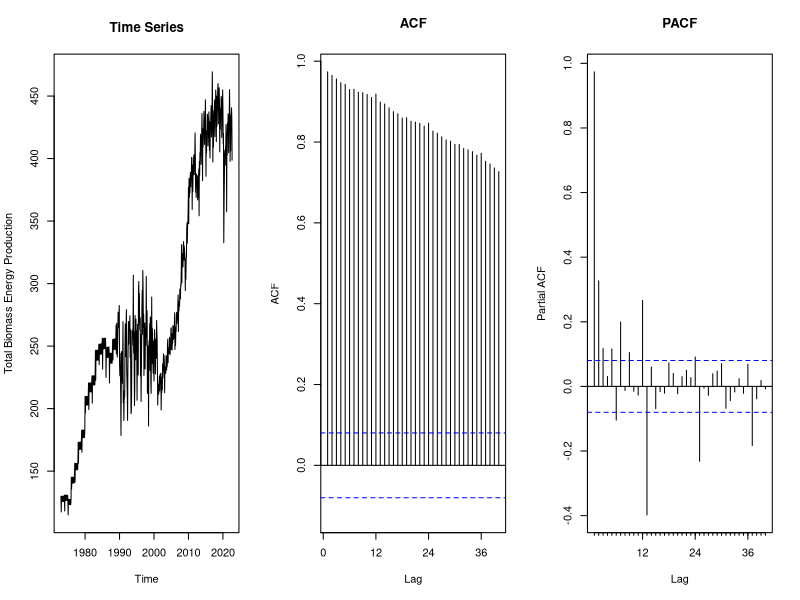
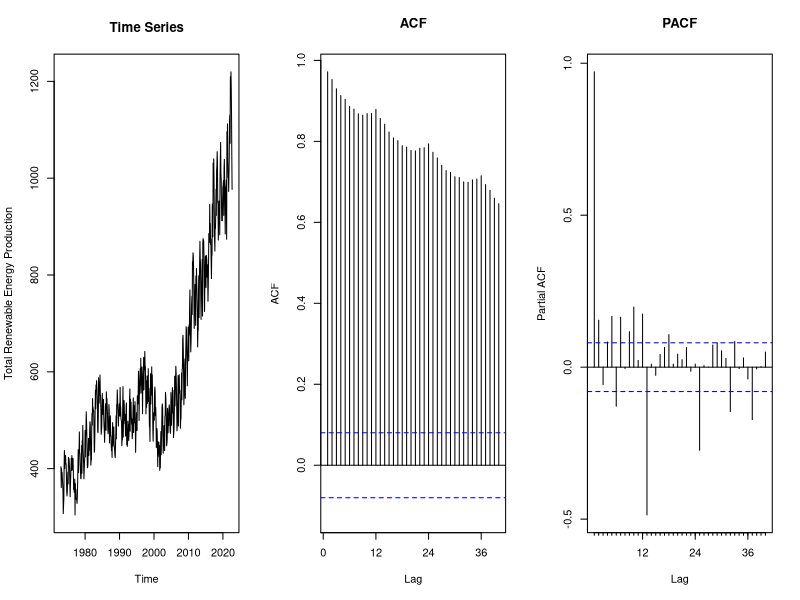
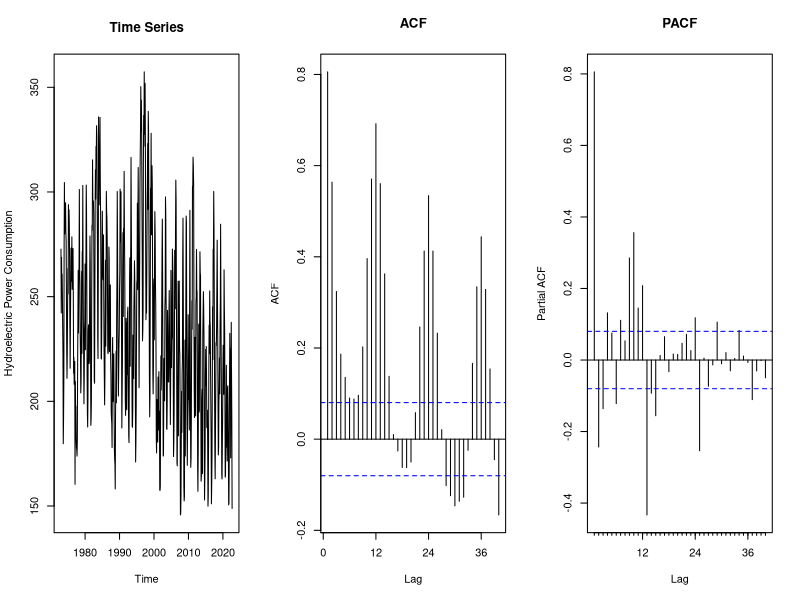
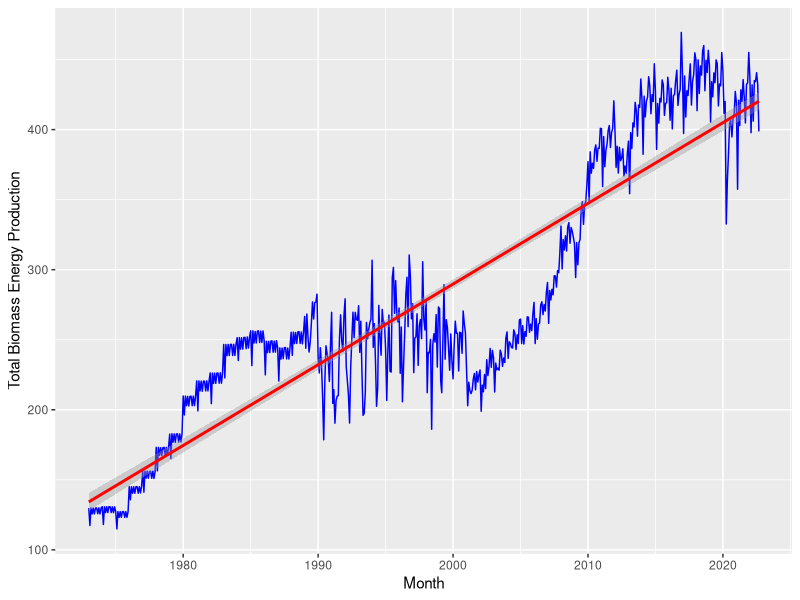
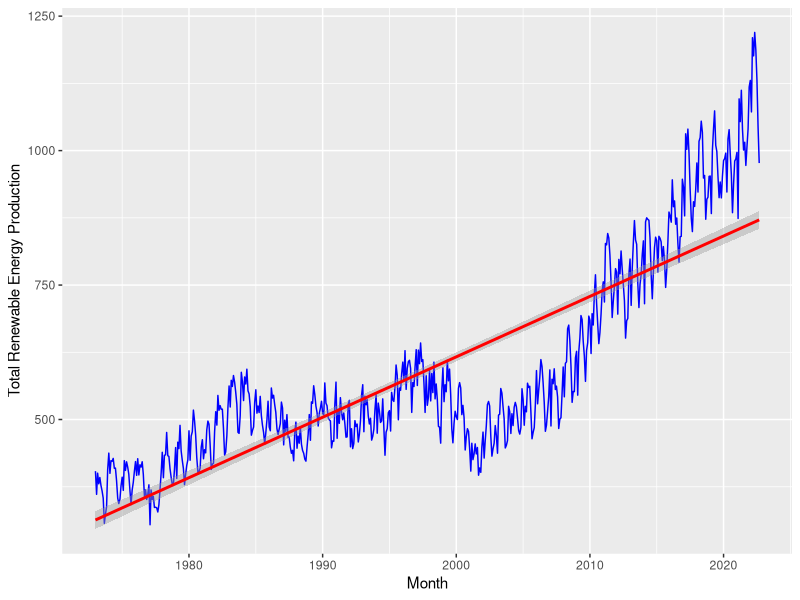
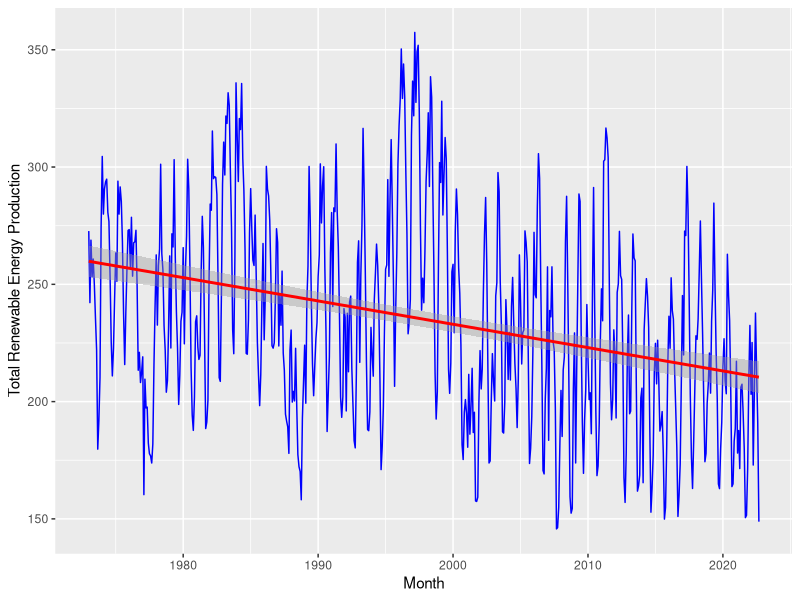
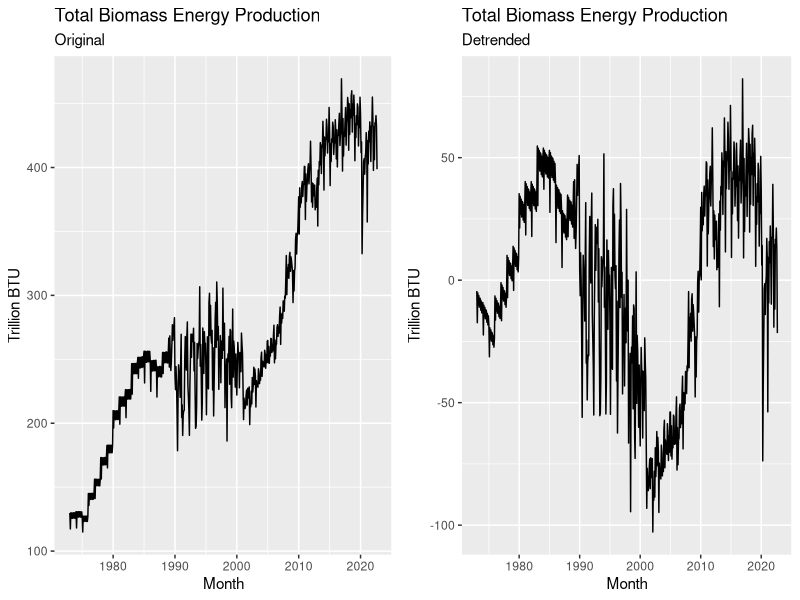
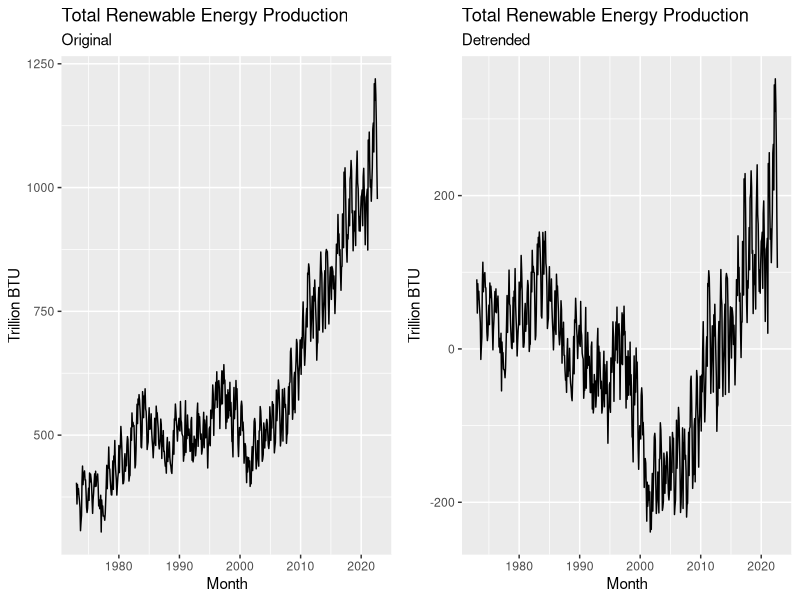

Here is the R script that generated these plots, in order:
## ---- chunk 1
knitr::opts_chunk$set(echo = TRUE,tidy.opts=list(width.cutoff=80), tidy=FALSE) 
## ---- chunk 2
#Load/install required package here
library(dplyr)
library(forecast)
library(tseries)
library(readxl)
library(ggplot2)
library(cowplot)
## ---- chunk 3
#Importing data set
energy_data <- as.data.frame(read_excel(path="../Data/Table_10.1_Renewable_Energy_Production_and_Consumption_by_Source.xlsx",
                                        skip = 12, sheet="Monthly Data",col_names=FALSE))
  # Use as.data.frame because lm is not recognizing the df columns as a vector

#Extract the column names from row 11
read_col_names <- read_excel(path="../Data/Table_10.1_Renewable_Energy_Production_and_Consumption_by_Source.xlsx",
                             skip = 10,n_max = 1, sheet="Monthly Data",col_names=FALSE) 
colnames(energy_data) <- read_col_names

# Subset to Columns We Need
energy_data <- energy_data %>%
  select(c("Month", "Total Biomass Energy Production", "Total Renewable Energy Production", "Hydroelectric Power Consumption")) 
head(energy_data)

# Create time series object
ts_energy <- ts(energy_data, start=1973, frequency=12) # Monthly data, freq=12
## ---- chunk 4
cols <- 4
nobs <- nrow(energy_data) 
titles <- colnames(ts_energy)

# Times Series, ACF, PACF Plots
for(i in 2:cols){
  par(mfrow=c(1,3))  #place plot side by side
  plot(ts_energy[,i], main="Time Series", ylab = titles[i])
  Acf(ts_energy[,i],lag.max=40, main="ACF") 
  Pacf(ts_energy[,i],lag.max=40, main="PACF")
}

## ---- chunk 5
t <- c(1:nobs)

# Total Biomass Energy Production
biomass_trend = lm(energy_data[,2] ~ t) 
summary(biomass_trend)


# Plot series with its trend line
ggplot(energy_data, aes(x=Month, y=energy_data[,2])) +
            geom_line(color="blue") +
            ylab("Total Biomass Energy Production") +
            #geom_abline(intercept = beta0, slope = beta1, color="red")
            geom_smooth(color="red",method="lm") 
## ---- chunk 6
# Total Renewable Energy Production
re_trend <- lm(energy_data[,3] ~ t) 
summary(re_trend)

# Plot series with its trend line
ggplot(energy_data, aes(x=Month, y=energy_data[,3])) +
            geom_line(color="blue") +
            ylab("Total Renewable Energy Production") +
            #geom_abline(intercept = beta0, slope = beta1, color="red")
            geom_smooth(color="red",method="lm") 
## ---- chunk 7
# Hydroelectric Power Consumption
hydro_trend <- lm(energy_data[,4] ~ t)
summary(hydro_trend)

# Plot series with its trend line
ggplot(energy_data, aes(x=Month, y=energy_data[,4])) +
            geom_line(color="blue") +
            ylab("Total Renewable Energy Production") +
            #geom_abline(intercept = beta0, slope = beta1, color="red")
            geom_smooth(color="red",method="lm") 

## ---- chunk 8
# Detrend Each Series
detrend_biomass <- energy_data[,2]-(as.numeric(biomass_trend$coefficients[1])+as.numeric(biomass_trend$coefficients[2])*t)
detrend_re <- energy_data[,3]-(as.numeric(re_trend$coefficients[1])+as.numeric(re_trend$coefficients[2])*t)
detrend_hydro <- energy_data[,4]-(as.numeric(hydro_trend$coefficients[1])+as.numeric(hydro_trend$coefficients[2])*t)

# Biomass Detrended Plot
biomass_orig <- ggplot(data=energy_data, aes(x=Month, y=energy_data[,2])) +
  geom_line() +
  ylab("Trillion BTU") +
  xlab("Month") +
  labs(title="Total Biomass Energy Production", subtitle="Original")  

biomass_detrend <- ggplot(data=energy_data, aes(x=Month, y=detrend_biomass)) +
  geom_line() +
  ylab("Trillion BTU") +
  xlab("Month") +
  labs(title="Total Biomass Energy Production", subtitle="Detrended")  

plot_grid(biomass_orig, biomass_detrend)

# RE Detrended Plot
re_orig <- ggplot(data=energy_data, aes(x=Month, y=energy_data[,3])) +
  geom_line() +
  ylab("Trillion BTU") +
  xlab("Month") +
  labs(title="Total Renewable Energy Production", subtitle="Original")  

re_detrend <- ggplot(data=energy_data, aes(x=Month, y=detrend_re)) +
  geom_line() +
  ylab("Trillion BTU") +
  xlab("Month") +
  labs(title="Total Renewable Energy Production", subtitle="Detrended")  

plot_grid(re_orig, re_detrend)

# Hydro Detrended Plot
hydro_orig <- ggplot(data=energy_data, aes(x=Month, y=energy_data[,4])) +
  geom_line() +
  ylab("Trillion BTU") +
  xlab("Month") +
  labs(title="Hydroelectric Power Consumption", subtitle="Original")  

hydro_detrend <- ggplot(data=energy_data, aes(x=Month, y=detrend_hydro)) +
  geom_line() +
  ylab("Trillion BTU") +
  xlab("Month") +
  labs(title="Hydroelectric Power Consumption", subtitle="Detrended")  

plot_grid(hydro_orig, hydro_detrend)

## ---- chunk 9

# Biomass Detrended ACF, PACF
  par(mfrow=c(1,2))  #place plot side by side
  Acf(detrend_biomass,lag.max=40, main="ACF")
  Pacf(detrend_biomass,lag.max=40, main="PACF")

# RE Detrended ACF, PACF
  par(mfrow=c(1,2))  #place plot side by side
  Acf(detrend_re,lag.max=40, main="ACF")
  Pacf(detrend_re,lag.max=40, main="PACF")

# RE Detrended ACF, PACF
  par(mfrow=c(1,2))  #place plot side by side
  Acf(detrend_hydro,lag.max=40, main="ACF")
  Pacf(detrend_hydro,lag.max=40, main="PACF")

## ---- chunk 10
# Visually, it appears that all three series might have a seasonal component.

# Create Dummies
dummies <- seasonaldummy(ts_energy[,2])
## ---- chunk 11
# Estimate Seasonal Means Model and Save Coefficients

# Biomass
biomass_seas <- lm(energy_data[,2]~dummies)
beta_int_biomass = biomass_seas$coefficients[1]
beta_coeff_biomass = biomass_seas$coefficients[2:12]
summary(biomass_seas)
## ---- chunk 12
# RE
re_seas <- lm(energy_data[,3]~dummies)
beta_int_re = re_seas$coefficients[1]
beta_coeff_re = re_seas$coefficients[2:12]
summary(re_seas)
## ---- chunk 13
# Hydro
hydro_seas <- lm(energy_data[,4]~dummies)
beta_int_hydro = hydro_seas$coefficients[1]
beta_coeff_hydro = hydro_seas$coefficients[2:12]
summary(hydro_seas)
## ---- chunk 14
# Biomass
biomass_seas_est=array(0,nobs)
for(i in 1:nobs){
  biomass_seas_est[i]=(beta_int_biomass+beta_coeff_biomass%*%dummies[i,])
}
deseason_biomass <- energy_data[,2]-biomass_seas_est

biomass_deseas <- ggplot(data=energy_data, aes(x=Month, y=deseason_biomass)) +
  geom_line() +
  ylab("Trillion BTU") +
  xlab("Month") +
  labs(title="Total Biomass Energy Production", subtitle="Deseasoned")  

plot_grid(biomass_orig, biomass_deseas)

# RE
re_seas_est=array(0,nobs)
for(i in 1:nobs){
  re_seas_est[i]=(beta_int_re+beta_coeff_re%*%dummies[i,])
}
deseason_re <- energy_data[,3]-re_seas_est

re_deseas <- ggplot(data=energy_data, aes(x=Month, y=deseason_re)) +
  geom_line() +
  ylab("Trillion BTU") +
  xlab("Month") +
  labs(title="Total Renewable Energy Production", subtitle="Deseasoned")  

plot_grid(re_orig, re_deseas)

# Hydro
hydro_seas_est=array(0,nobs)
for(i in 1:nobs){
  hydro_seas_est[i]=(beta_int_hydro+beta_coeff_hydro%*%dummies[i,])
}
deseason_hydro <- energy_data[,4]-hydro_seas_est

hydro_deseas <- ggplot(data=energy_data, aes(x=Month, y=deseason_hydro)) +
  geom_line() +
  ylab("Trillion BTU") +
  xlab("Month") +
  labs(title="Total Hydroelectric Power Consumption", subtitle="Deseasoned")  

plot_grid(hydro_orig, hydro_deseas)

## ---- chunk 15
# Biomass Deseasoned ACF, PACF
  par(mfrow=c(1,2))  #place plot side by side
  Acf(deseason_biomass,lag.max=40, main="ACF")
  Pacf(deseason_biomass,lag.max=40, main="PACF")
  
# RE Deseasoned ACF, PACF
  par(mfrow=c(1,2))  #place plot side by side
  Acf(deseason_re,lag.max=40, main="ACF")
  Pacf(deseason_re,lag.max=40, main="PACF")

# Hydro Deseasoned ACF, PACF
  par(mfrow=c(1,2))  #place plot side by side
  Acf(deseason_hydro,lag.max=40, main="ACF")
  Pacf(deseason_hydro,lag.max=40, main="PACF")

